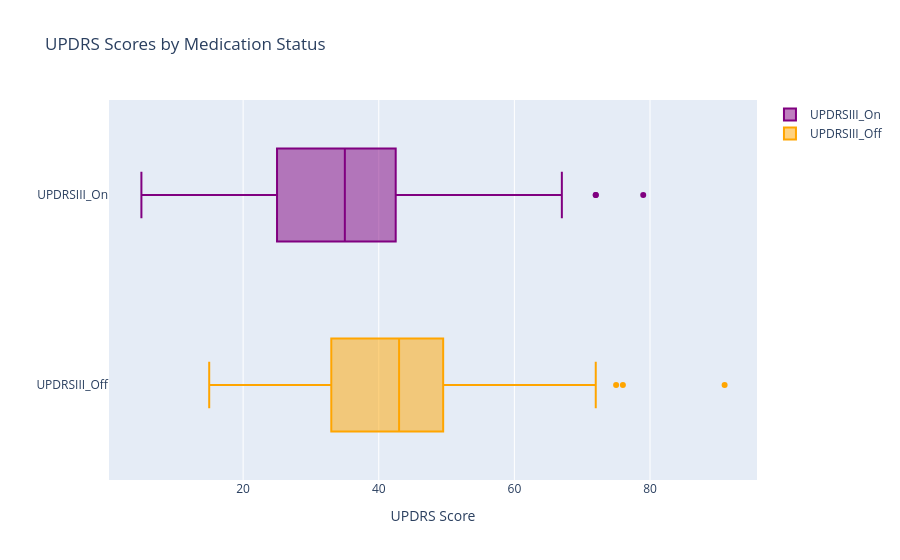

This figure's notebook cell:
### Code cell
melted_df = subjects_df.melt(value_vars=['UPDRSIII_On', 'UPDRSIII_Off'],
                              var_name='Medication_Status',
                              value_name='UPDRS_Score')

# Create the horizontal boxplot
fig = px.box(melted_df, 
              y='Medication_Status',  
              x='UPDRS_Score', 
              title='UPDRS Scores by Medication Status',
              labels={'Medication_Status': '', 'UPDRS_Score': 'UPDRS Score'},
              color='Medication_Status', 
              color_discrete_sequence=["purple", "orange"]  
             )


fig.show()

### Figure 1 — Plotly figure (JSON) as saved in the notebook; plotly's stock layout.template omitted (floating-point values rounded to 4 significant figures; data arrays with more than 128 entries replaced by an {"elided": "..."} marker saying what was removed)
{"data": [{"alignmentgroup": "True", "hovertemplate": "=%{y}<br>UPDRS Score=%{x}<extra></extra>", "legendgroup": "UPDRSIII_On", "marker": {"color": "purple"}, "name": "UPDRSIII_On", "notched": false, "offsetgroup": "UPDRSIII_On", "orientation": "h", "showlegend": true, "type": "box", "x": {"elided": "173 int values"}, "x0": " ", "xaxis": "x", "y": {"elided": "173 str values"}, "y0": " ", "yaxis": "y"}, {"alignmentgroup": "True", "hovertemplate": "=%{y}<br>UPDRS Score=%{x}<extra></extra>", "legendgroup": "UPDRSIII_Off", "marker": {"color": "orange"}, "name": "UPDRSIII_Off", "notched": false, "offsetgroup": "UPDRSIII_Off", "orientation": "h", "showlegend": true, "type": "box", "x": {"elided": "173 int values"}, "x0": " ", "xaxis": "x", "y": {"elided": "173 str values"}, "y0": " ", "yaxis": "y"}], "layout": {"boxmode": "overlay", "legend": {"title": {"text": ""}, "tracegroupgap": 0}, "title": {"text": "UPDRS Scores by Medication Status"}, "xaxis": {"anchor": "y", "domain": [0, 1], "title": {"text": "UPDRS Score"}}, "yaxis": {"anchor": "x", "categoryarray": ["UPDRSIII_Off", "UPDRSIII_On"], "categoryorder": "array", "domain": [0, 1], "title": {"text": ""}}}}
